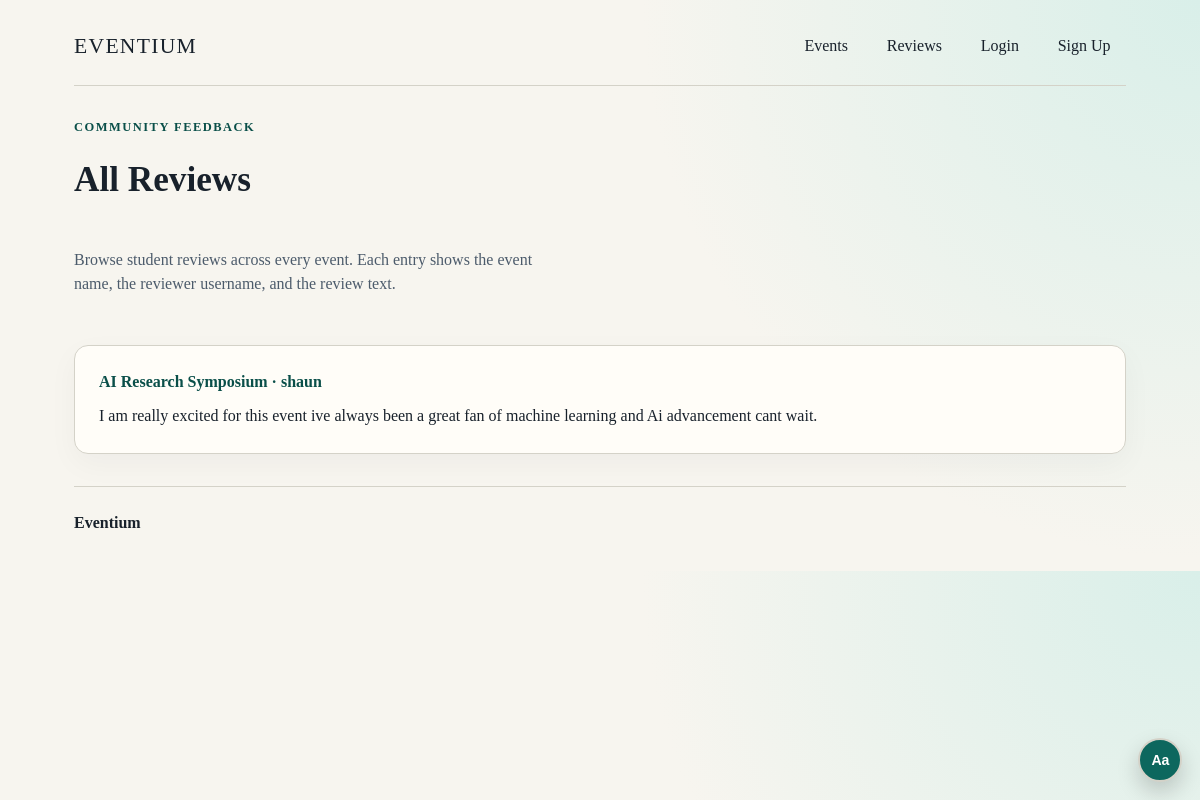
The app's page /reviews/ with its own data.
### events/models.py (models this page shows, shortened)
class Review(models.Model):
	user = models.ForeignKey(User, on_delete=models.CASCADE)
	event = models.ForeignKey(Event, related_name='reviews', on_delete=models.CASCADE)
	body = models.TextField()
	created_at = models.DateTimeField(auto_now_add=True)
	class Meta:
		ordering = ['-created_at']

class Event(models.Model):
	CATEGORY_IMAGES = {
		'Seminars': [
			'https://images.unsplash.com/photo-1517048676732-d65bc937f952?auto=format&fit=crop&w=1200&q=80',
			'https://images.unsplash.com/photo-1521737711867-e3b97375f902?auto=format&fit=crop&w=1200&q=80',
			'https://images.unsplash.com/photo-1552664730-d307ca884978?auto=format&fit=crop&w=1200&q=80',
		],
		'Workshops': [
			'https://images.unsplash.com/photo-1552664730-d307ca884978?auto=format&fit=crop&w=1200&q=80',
			'https://images.unsplash.com/photo-1571260899304-425eee4c7efc?auto=format&fit=crop&w=1200&q=80',
			'https://images.unsplash.com/photo-1543269865-cbf427effbad?auto=format&fit=crop&w=1200&q=80',
		],
		'Sports': [
			'https://images.unsplash.com/photo-1526232373132-0e4ee99d0de0?auto=format&fit=crop&w=1200&q=80',
			'https://images.unsplash.com/photo-1461896836934-ffe607ba8211?auto=format&fit=crop&w=1200&q=80',
			'https://images.unsplash.com/photo-1517649763962-0c623066013b?auto=format&fit=crop&w=1200&q=80',
		],
		'Clubs': [
			'https://images.unsplash.com/photo-1529390079861-591de354faf5?auto=format&fit=crop&w=1200&q=80',
			'https://images.unsplash.com/photo-1511578314322-379afb476865?auto=format&fit=crop&w=1200&q=80',
			'https://images.unsplash.com/photo-1542816417-0983c9c9ad53?auto=format&fit=crop&w=1200&q=80',
		],
		'Networking': [
			'https://images.unsplash.com/photo-1521737604893-d14cc237f11d?auto=format&fit=crop&w=1200&q=80',
			'https://images.unsplash.com/photo-1556761175-5973dc0f32e7?auto=format&fit=crop&w=1200&q=80',
			'https://images.unsplash.com/photo-1552581234-26160f608093?auto=format&fit=crop&w=1200&q=80',
		],
		'Tech': [
			'https://images.unsplash.com/photo-1543269865-cbf427effbad?auto=format&fit=crop&w=1200&q=80',
			'https://images.unsplash.com/photo-1519389950473-47ba0277781c?auto=format&fit=crop&w=1200&q=80',
			'https://images.unsplash.com/photo-1531482615713-2afd69097998?auto=format&fit=crop&w=1200&q=80',
		],
		'Career': [
			'https://images.unsplash.com/photo-1559136555-9303baea8ebd?auto=format&fit=crop&w=1200&q=80',
			'https://images.unsplash.com/photo-1454165804606-c3d57bc86b40?auto=format&fit=crop&w=1200&q=80',
			'https://images.unsplash.com/photo-1521737604893-d14cc237f11d?auto=format&fit=crop&w=1200&q=80',
		],
		'Culture': [
			'https://images.unsplash.com/photo-1503428593586-e225b39bddfe?auto=format&fit=crop&w=1200&q=80',
			'https://images.unsplash.com/photo-1469571486292-0ba58a3f068b?auto=format&fit=crop&w=1200&q=80',
			'https://images.unsplash.com/photo-1514525253161-7a46d19cd819?auto=format&fit=crop&w=1200&q=80',
		],
	}
	DEFAULT_IMAGES = [
		'https://images.unsplash.com/photo-1523580846011-d3a5bc25702b?auto=format&fit=crop&w=1200&q=80',
		'https://images.unsplash.com/photo-1515169067868-5387ec356754?auto=format&fit=crop&w=1200&q=80',
		'https://images.unsplash.com/photo-1464983953574-0892a716854b?auto=format&fit=crop&w=1200&q=80',
	]
	title = models.CharField(max_length=200)
	description = models.TextField()
	category = models.CharField(max_length=100)
	image_path = models.CharField(max_length=255, blank=True, default='')
	location = models.CharField(max_length=200)
	starts_at = models.DateTimeField()
	capacity = models.PositiveIntegerField(default=100)
	created_at = models.DateTimeField(auto_now_add=True)
	class Meta:
		ordering = ['starts_at']

### events/views.py (the view)
# urls.py: path('reviews/', views.reviews_page, name='reviews'),
@require_GET
def reviews_page(request):
	reviews = Review.objects.select_related('event', 'user')
	return render(request, 'events/reviews.html', {'reviews': reviews})

### events/templates/events/reviews.html (shortened to what this page needs)
{% extends "events/base.html" %}
{% block content %}
  <section class="page-header stack">
    <div class="stack">
      <p class="eyebrow">Community feedback</p>
      <h2 class="page-title">All Reviews</h2>
      <p class="page-lead">Browse student reviews across every event. Each entry shows the event name, the reviewer username, and the review text.</p>
    </div>
  </section>
  {% if reviews %}
    <div class="review-feed stack">
      {% for review in reviews %}
        <article class="card review-feed__item">
          <p class="review-feed__meta">{{ review.event.title }} · {{ review.user.username }}</p>
          <p class="review-feed__body">{{ review.body }}</p>
        </article>
      {% endfor %}
    </div>
  {% endif %}
{% endblock %}

### static/css/site.css (style rules this page uses)
:root { --bg: #f7f5ef; --surface: #fffdf8; --surface-soft: #f2f8f6; --surface-strong: #eef4f1; --ink: #18212b; --muted: #4c5b6b; --line: #d4d2c8; --accent: #0d675e; --accent-dark: #0a4f49; --accent-ink: #ffffff; --error: #8a2f2f; --focus: #ffb04d; --radius: 14px; --space-1: 0.5rem; --space-2: 0.75rem; --space-3: 1rem; --space-4: 1.5rem; --space-5: 2rem; }
:root[data-text-size="normal"] { font-size: 100%; }
* { box-sizing: border-box; }
body { margin: 0; color: var(--ink); background: radial-gradient(circle at 100% 0%, #d9efe9 0%, var(--bg) 42%); font-family: Georgia, "Times New Roman", serif; line-height: 1.55; font-size: 1rem; }
.page-title { margin: 0 0 var(--space-4); font-size: clamp(1.5rem, 3.5vw, 2.2rem); }
.page-header { display: flex; justify-content: space-between; align-items: flex-start; gap: var(--space-3); margin-bottom: var(--space-4); }
.page-lead { max-width: 60ch; margin: 0; color: var(--muted); }
.eyebrow { margin: 0; color: var(--accent-dark); font-size: 0.78rem; font-weight: 700; letter-spacing: 0.12em; text-transform: uppercase; }
.card { border: 1px solid var(--line); border-radius: var(--radius); background: var(--surface); padding: var(--space-4); box-shadow: 0 10px 30px rgba(24, 33, 43, 0.04); }
.stack { display: grid; gap: var(--space-3); }
.review-feed { display: grid; gap: var(--space-3); }
.review-feed__item { display: grid; gap: 0.55rem; }
.review-feed__meta { margin: 0; font-weight: 700; color: var(--accent-dark); }
.review-feed__body { margin: 0; }

### records on screen
Review: event "AI Research Symposium", user.username "shaun", body "I am really excited for this event ive always been a great fan of machine learning and Ai advancement cant wait."
